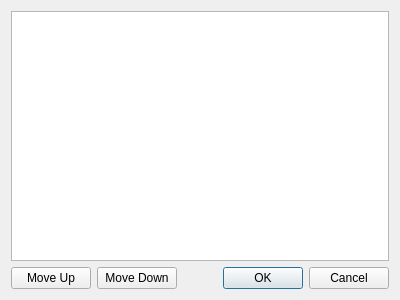
<?xml version="1.0" encoding="UTF-8"?>
<ui version="4.0">
 <class>qmpDevicePriorityDialog</class>
 <widget class="QDialog" name="qmpDevicePriorityDialog">
  <property name="geometry">
   <rect>
    <x>0</x>
    <y>0</y>
    <width>400</width>
    <height>300</height>
   </rect>
  </property>
  <property name="windowTitle">
   <string>Select MIDI Output Devices</string>
  </property>
  <layout class="QVBoxLayout" name="verticalLayout">
   <item>
    <widget class="QTableView" name="tvDevices"/>
   </item>
   <item>
    <layout class="QHBoxLayout" name="horizontalLayout">
     <item>
      <widget class="QPushButton" name="pbUp">
       <property name="text">
        <string>Move Up</string>
       </property>
      </widget>
     </item>
     <item>
      <widget class="QPushButton" name="pbDown">
       <property name="text">
        <string>Move Down</string>
       </property>
      </widget>
     </item>
     <item>
      <widget class="QDialogButtonBox" name="buttonBox">
       <property name="orientation">
        <enum>Qt::Horizontal</enum>
       </property>
       <property name="standardButtons">
        <set>QDialogButtonBox::Cancel|QDialogButtonBox::Ok</set>
       </property>
      </widget>
     </item>
    </layout>
   </item>
  </layout>
 </widget>
 <resources/>
 <connections>
  <connection>
   <sender>buttonBox</sender>
   <signal>accepted()</signal>
   <receiver>qmpDevicePriorityDialog</receiver>
   <slot>accept()</slot>
   <hints>
    <hint type="sourcelabel">
     <x>248</x>
     <y>254</y>
    </hint>
    <hint type="destinationlabel">
     <x>157</x>
     <y>274</y>
    </hint>
   </hints>
  </connection>
  <connection>
   <sender>buttonBox</sender>
   <signal>rejected()</signal>
   <receiver>qmpDevicePriorityDialog</receiver>
   <slot>reject()</slot>
   <hints>
    <hint type="sourcelabel">
     <x>316</x>
     <y>260</y>
    </hint>
    <hint type="destinationlabel">
     <x>286</x>
     <y>274</y>
    </hint>
   </hints>
  </connection>
 </connections>
</ui>
